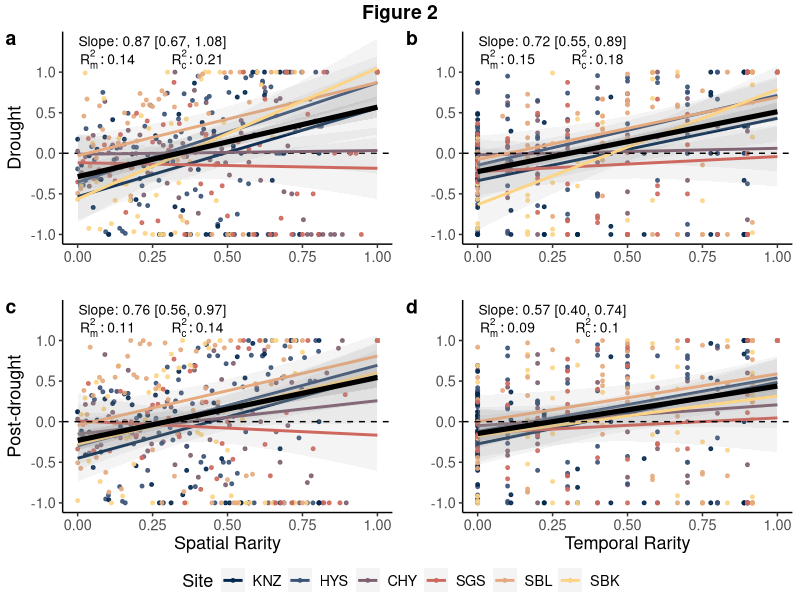

This chart was generated by the following R code:
# Header ####
## Script name: Response Ratio Analyses

##' Purpose of script: Plot drought and post-drought response ratios in 
##' relation to rarity patterns. Figure 2 in Watkins et al. 2026.
##
## Author: Carmen Watkins
##

# Set up ####
## load data
edge_RR = read.csv("data/edge_response_ratio_and_rarity.csv")

## load packages
library(ggpubr)

## set up graphics
theme_set(theme_classic())
pal = c("#03274E", "#3B5378", "#7F5F70", "#CE685E", "#E5AA7F", "#FCD484")

# Data Mods ####
## arrange sites
edge_RR$site = factor(edge_RR$site, levels = c("KNZ", "HYS", "CHY", "SGS", 
                                               "SBL", "SBK"))

# Figure 2 ####
## spatial, drought
SR_drought = ggplot(edge_RR, aes(x= spatial_rarity, y=resp.ratio.site_D4, 
                                 color = site)) +
  geom_hline(yintercept = 0, linetype = "dashed") +
  geom_point(alpha = 0.9, size = 1) +
  geom_smooth(aes(color = site), method = "lm", alpha = 0.1, linewidth = 1) +
  geom_smooth(method = "lm", alpha = 0.25, color = "black", linewidth = 1.75) +
  scale_color_manual(values = pal) +
  xlab(" ") +
  ylab("Drought") +
  labs(color = "Site") +
  guides(color=guide_legend(nrow=1,byrow=TRUE)) +
  theme(text = element_text(size = 13)) +
  coord_cartesian(ylim = c(-1,1.38)) +
  annotate("text", x = 0.1, y=1.16, label = "R[m]^2: 0.14", size = 3.5, 
           parse = TRUE) +
  annotate("text", x = 0.4, y=1.16, label = "R[c]^2: 0.21", size = 3.5,
           parse = TRUE) +
  annotate("text", x = 0.25, y=1.38, label = "Slope: 0.87 [0.67, 1.08]", 
           size = 3.5, parse = FALSE)

## spatial, post-drought
SR_postdrought = ggplot(edge_RR, aes(x=spatial_rarity, y=resp.ratio.site_PDfull, 
                                     color = site)) +
  geom_point(alpha = 0.9, size = 1) +
  geom_smooth(aes(color = site), method = "lm", alpha = 0.1, linewidth = 1) +
  geom_smooth(method = "lm", alpha = 0.25, color = "black", linewidth = 1.75) +
  geom_hline(yintercept = 0, linetype = "dashed") +
  scale_color_manual(values = pal) +
  xlab("Spatial Rarity") +
  ylab("Post-drought") +
  guides(color=guide_legend(nrow=1,byrow=TRUE)) +
  theme(text = element_text(size = 13)) +
  coord_cartesian(ylim = c(-1,1.38)) +
  annotate("text", x = 0.1, y=1.16, label = "R[m]^2: 0.11", size = 3.5, 
           parse = TRUE) +
  annotate("text", x = 0.4, y=1.16, label = "R[c]^2: 0.14", size = 3.5, 
           parse = TRUE) +
  annotate("text", x = 0.25, y=1.38, label = "Slope: 0.76 [0.56, 0.97]",
           size = 3.5, parse = FALSE)

## temporal, drought
TR_drought = ggplot(edge_RR, aes(x=temporal_rarity, y=resp.ratio.site_D4, 
                                  color = site)) +
  geom_point(alpha = 0.9, size = 1) +
  geom_smooth(aes(color = site), method = "lm", alpha = 0.1, linewidth = 1) +
  geom_smooth(method = "lm", alpha = 0.25, color = "black", linewidth = 1.75) +
  geom_hline(yintercept = 0, linetype = "dashed") +
  scale_color_manual(values = pal) +
  xlab(" ") +
  ylab(" ") +
  guides(color=guide_legend(nrow=1,byrow=TRUE)) +
  theme(text = element_text(size = 13)) + 
  coord_cartesian(ylim = c(-1,1.38)) +
  annotate("text", x = 0.1, y=1.16, label = "R[m]^2: 0.15", size = 3.5,
           parse = TRUE) +
  annotate("text", x = 0.4, y=1.16, label = "R[c]^2: 0.18", size = 3.5, 
           parse = TRUE) +
  annotate("text", x = 0.25, y=1.38, label = "Slope: 0.72 [0.55, 0.89]",
           size = 3.5, parse = FALSE)

## temporal, post-drought
TR_postdrought = ggplot(edge_RR, aes(x=temporal_rarity,
                                     y=resp.ratio.site_PDfull, color = site)) +
  geom_point(alpha = 0.9, size = 1) +
  geom_smooth(aes(color = site), method = "lm", alpha = 0.1, linewidth = 1) +
  geom_smooth(method = "lm", alpha = 0.25, color = "black", linewidth = 1.75) +
  geom_hline(yintercept = 0, linetype = "dashed") +
  scale_color_manual(values = pal) +
  xlab("Temporal Rarity") +
  ylab("") +
  guides(color=guide_legend(nrow=1,byrow=TRUE)) +
  theme(text = element_text(size = 13)) +
  coord_cartesian(ylim = c(-1,1.38)) +
  annotate("text", x = 0.1, y=1.16, label = "R[m]^2: 0.09", size = 3.5, 
           parse = TRUE) +
  annotate("text", x = 0.4, y=1.16, label = "R[c]^2: 0.10", size = 3.5,
           parse = TRUE) +
  annotate("text", x = 0.25, y=1.38, label = "Slope: 0.57 [0.40, 0.74]",
           size = 3.5, parse = FALSE)

## arrange
plot = ggarrange(SR_drought, TR_drought, SR_postdrought, TR_postdrought,
          labels = c("a", "b", "c", "d"), common.legend = T, 
          legend = "bottom", ncol = 2, nrow=2)

annotate_figure(plot, top = text_grob("Figure 2", 
                                      color = "black", face = "bold", 
                                      size = 14))

## save official version
# ggsave("figures/final_figs/Fig2_resp_ratio_v_rarity.tiff", width = 18, 
## height = 16.5, units = "cm", bg="white", dpi = 600)
